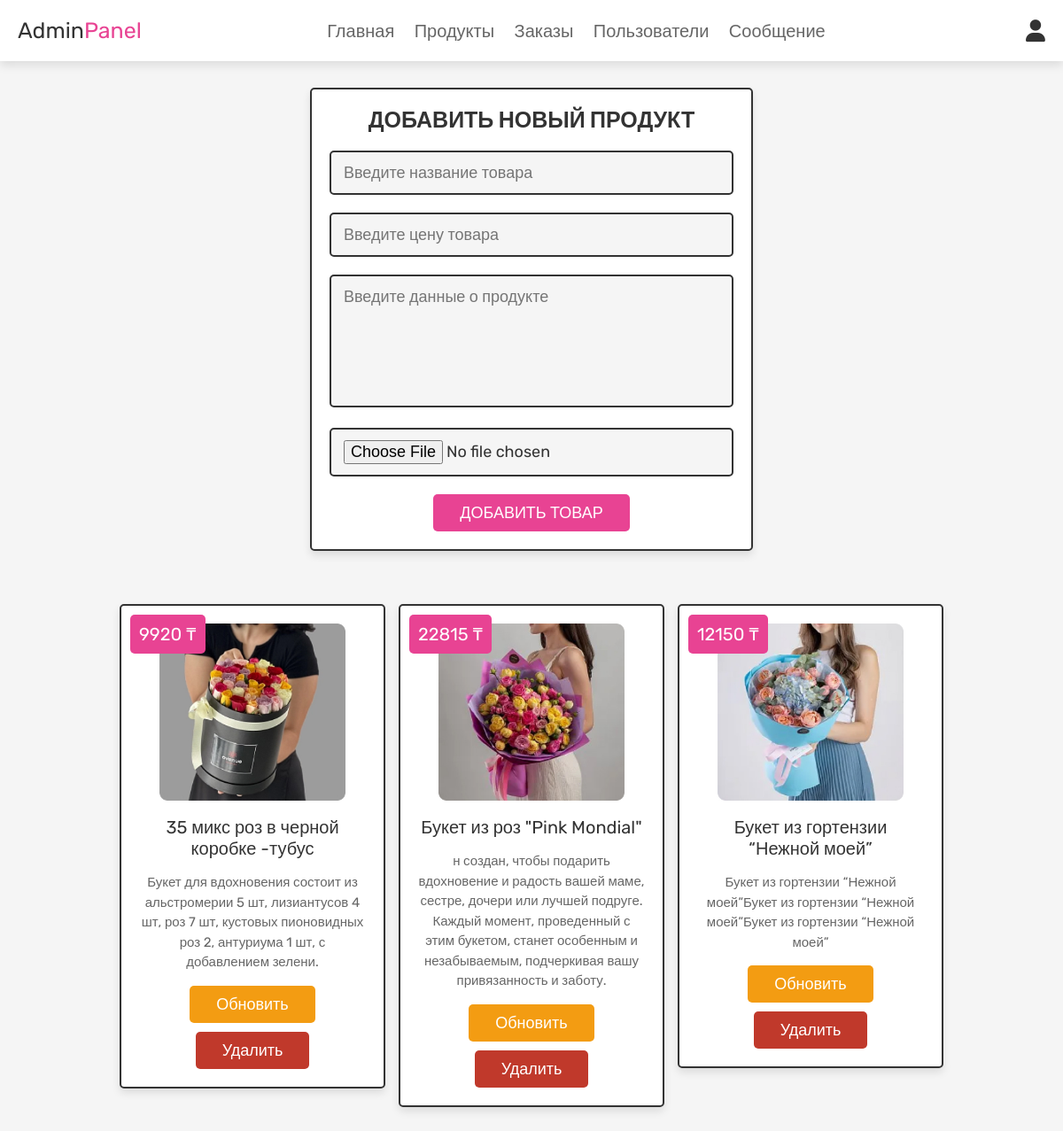
The page /admin_products.php (signed in) on the database its author committed.
### tables this page shows
CREATE TABLE `products` (
  `id` int(100) NOT NULL,
  `name` varchar(100) NOT NULL,
  `details` varchar(500) NOT NULL,
  `price` int(100) NOT NULL,
  `image` varchar(100) NOT NULL
);

### admin_products.php (the view, shortened to what this page needs)
<?php
@include 'config.php';
?>
<!DOCTYPE html>
<html lang="en">
<head>
   <link rel="stylesheet" href="https://cdnjs.cloudflare.com/ajax/libs/font-awesome/6.0.0/css/all.min.css">
   <link rel="stylesheet" href="css/admin_style.css">
</head>
<body>
<?php @include 'admin_header.php'; ?>
<section class="add-products">
   <form action="" method="POST" enctype="multipart/form-data">
      <h3>ДОБАВИТЬ НОВЫЙ ПРОДУКТ</h3>
      <input type="text" class="box" required placeholder="Введите название товара" name="name">
      <input type="number" min="0" class="box" required placeholder="Введите цену товара" name="price">
      <textarea name="details" class="box" required placeholder="Введите данные о продукте" cols="30" rows="10"></textarea>
      <input type="file" accept="image/jpg, image/jpeg, image/png" required class="box" name="image">
      <input type="submit" value="дОБАВИТЬ ТОВАР" name="add_product" class="btn">
   </form>
</section>
<section class="show-products">
   <div class="box-container">
      <?php
         $select_products = mysqli_query($conn, "SELECT * FROM `products`") or die('query failed');
         if(mysqli_num_rows($select_products) > 0){
            while($fetch_products = mysqli_fetch_assoc($select_products)){
      ?>
      <div class="box">
         <div class="price"><?php echo $fetch_products['price']; ?> ₸</div>
         <img class="image" src="uploaded_img/<?php echo $fetch_products['image']; ?>" alt="">
         <div class="name"><?php echo $fetch_products['name']; ?></div>
         <div class="details"><?php echo $fetch_products['details']; ?></div>
         <a href="admin_update_product.php?update=<?php echo $fetch_products['id']; ?>" class="option-btn">Обновить</a>
         <a href="admin_products.php?delete=<?php echo $fetch_products['id']; ?>" class="delete-btn" onclick="return confirm('delete this product?');">Удалить</a>
      </div>
      <?php
         }
      }else{
         echo '<p class="empty">продукты еще не добавлены!</p>';
      }
      ?>
   </div>
</section>
</body>
</html>

### admin_header.php (shortened to what this page needs)
<header class="header">
   <div class="flex">
      <a href="admin_page.php" class="logo">Admin<span>Panel</span></a>
      <nav class="navbar">
         <a href="admin_page.php">Главная</a>
         <a href="admin_products.php">Продукты</a>
         <a href="admin_orders.php">Заказы</a>
         <a href="admin_users.php">Пользователи</a>
         <a href="admin_contacts.php">Сообщение</a>
      </nav>
      <div class="icons">
         <div id="user-btn" class="fas fa-user"></div>
      </div>
   </div>
</header>

### css/admin_style.css (style rules this page uses)
:root { --pink:#e84393; --red:#c0392b; --orange:#f39c12; --black:#333; --white:#fff; --light-color:#666; --light-white:#ccc; --light-bg:#f5f5f5; --border:.2rem solid var(--black); --box-shadow:0 .5rem 1rem rgba(0,0,0,.1); }
* { font-family: 'Rubik', sans-serif; margin:0; padding:0; box-sizing: border-box; outline: none; border:none; text-decoration: none; transition:all .2s linear; }
html { font-size: 62.5%; overflow-x: hidden; scroll-behavior: smooth; scroll-padding-top: 6.5rem; }
body { background: var(--light-bg); }
section { padding:3rem 2rem; }
.btn, .delete-btn, .option-btn { display: inline-block; border-radius: .5rem; margin-top: 1rem; font-size: 1.8rem; color:var(--white); cursor: pointer; padding:1rem 3rem; text-transform: capitalize; }
.btn { background-color: var(--pink); }
.delete-btn { background-color: var(--red); }
.option-btn { background-color: var(--orange); }
.header { position: sticky; top:0; left:0; right:0; z-index: 1000; background-color: var(--white); box-shadow: var(--box-shadow); }
.header .flex { display: flex; align-items: center; justify-content: space-between; padding:2rem; max-width: 1200px; margin:0 auto; position: relative; }
.header .flex .icons div { font-size: 2.5rem; margin-left: 1.7rem; cursor: pointer; color:var(--black); }
.header .flex .navbar a { margin:0 1rem; font-size: 2rem; color:var(--light-color); }
.header .flex .logo { font-size: 2.5rem; color:var(--black); }
.header .flex .logo span { color:var(--pink); }
.add-products form { max-width: 50rem; border-radius: .5rem; background-color: var(--white); border:var(--border); padding:2rem; text-align: center; margin:0 auto; box-shadow: var(--box-shadow); }
.add-products form h3 { font-size: 2.5rem; text-transform: uppercase; color:var(--black); margin-bottom: 1rem; }
.add-products form .box { width: 100%; margin:1rem 0; font-size: 1.8rem; color:var(--black); border-radius: .5rem; background-color: var(--light-bg); padding:1.2rem 1.4rem; border:var(--border); }
.add-products form textarea { height: 15rem; resize: none; }
.show-products .box-container { display: grid; grid-template-columns: repeat(auto-fit, 30rem); gap:1.5rem; align-items: flex-start; max-width: 1200px; margin: 0 auto; justify-content: center; }
.show-products .box-container .box { text-align: center; padding:2rem; border:var(--border); background-color: var(--white); box-shadow: var(--box-shadow); border-radius: .5rem; position: relative; }
.show-products .box-container .box .image { height:20rem; margin-bottom: .5rem; }
.show-products .box-container .box .price { background-color: var(--pink); position: absolute; top:1rem; left:1rem; border-radius: .5rem; color:var(--white); padding:1rem; font-size: 2rem; }
.show-products .box-container .box .name { margin:1rem 0; font-size: 2rem; color:var(--black); }
.show-products .box-container .box .details { line-height: 1.5; color:var(--light-color); font-size: 1.5rem; padding:.5rem 0; }

### rows shown on the page
products: price "9920", image (picture), name "35 микс роз в черной коробке -тубус", details "Букет для вдохновения состоит из альстромерии 5 шт, лизиантусов 4 шт, роз 7 шт, кустовых пионовидных роз 2, антуриума 1 шт, с добавлением зелени."
products: price "22815", image (picture), name "Букет из роз \"Pink Mondial\"", details "н создан, чтобы подарить вдохновение и радость вашей маме, сестре, дочери или лучшей подруге. Каждый момент, проведенный с этим букетом, станет особенным и незабываемым, подчеркивая вашу привязанность и заботу."
products: price "12150", image (picture), name "Букет из гортензии “Нежной моей”", details "Букет из гортензии “Нежной моей”Букет из гортензии “Нежной моей”Букет из гортензии “Нежной моей”"
